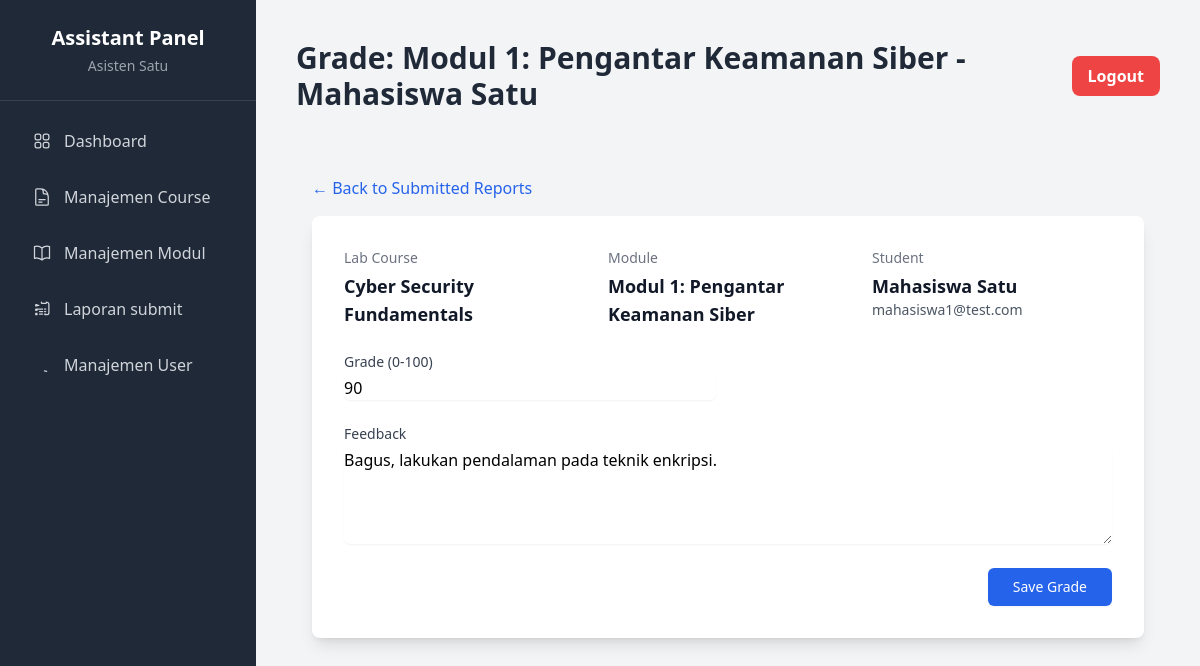
/asisten/report_penilaian.php?id=1 (signed in), run on the app's committed database.
### tables this page shows
CREATE TABLE `laporan_praktikum` (
  `id` int(11) NOT NULL AUTO_INCREMENT,
  `id_modul` int(11) NOT NULL,
  `id_mahasiswa` int(11) NOT NULL,
  `nama_file_laporan` varchar(255) DEFAULT NULL,
  `path_file_laporan` varchar(255) DEFAULT NULL,
  `nilai` int(3) DEFAULT NULL,
  `feedback` text DEFAULT NULL,
  `tanggal_kumpul` timestamp NOT NULL DEFAULT current_timestamp(),
  `tanggal_dinilai` timestamp NULL DEFAULT NULL,
  PRIMARY KEY (`id`),
  FOREIGN KEY (`id_modul`) REFERENCES `modul`(`id`) ON DELETE CASCADE,
  FOREIGN KEY (`id_mahasiswa`) REFERENCES `users`(`id`) ON DELETE CASCADE
);

CREATE TABLE `mata_praktikum` (
  `id` int(11) NOT NULL AUTO_INCREMENT,
  `nama_praktikum` varchar(255) NOT NULL,
  `deskripsi` text DEFAULT NULL,
  PRIMARY KEY (`id`)
);

CREATE TABLE `modul` (
  `id` int(11) NOT NULL AUTO_INCREMENT,
  `id_praktikum` int(11) NOT NULL,
  `nama_modul` varchar(255) NOT NULL,
  `nama_file_materi` varchar(255) DEFAULT NULL,
  `path_file_materi` varchar(255) DEFAULT NULL,
  PRIMARY KEY (`id`),
  FOREIGN KEY (`id_praktikum`) REFERENCES `mata_praktikum`(`id`) ON DELETE CASCADE
);

CREATE TABLE `users` (
  `id` int(11) NOT NULL AUTO_INCREMENT,
  `nama` varchar(100) NOT NULL,
  `email` varchar(100) NOT NULL,
  `password` varchar(255) NOT NULL,
  `role` enum('mahasiswa','asisten') NOT NULL,
  `created_at` timestamp NOT NULL DEFAULT current_timestamp(),
  PRIMARY KEY (`id`),
  UNIQUE KEY `email` (`email`)
);

### asisten/report_penilaian.php (the view, shortened to what this page needs)
<?php
require_once '../config.php';
require_once 'templates/header.php';
$id_laporan = isset($_GET['id']) ? (int)$_GET['id'] : 0;
$sql_laporan = "SELECT lp.*, u.nama AS nama_mahasiswa, u.email AS email_mahasiswa,
                       m.nama_modul, mp.nama_praktikum
                FROM laporan_praktikum lp
                JOIN users u ON lp.id_mahasiswa = u.id
                JOIN modul m ON lp.id_modul = m.id
                JOIN mata_praktikum mp ON m.id_praktikum = mp.id
                WHERE lp.id = ?";
$stmt_laporan = $conn->prepare($sql_laporan);
$stmt_laporan->bind_param("i", $id_laporan);
$stmt_laporan->execute();
$laporan = $stmt_laporan->get_result()->fetch_assoc();
?>
<div class="container mx-auto px-4 py-8">
    <div class="mb-4">
        <a href="submitted_reports.php" class="text-blue-600 hover:text-blue-800 hover:underline">&larr; Back to Submitted Reports</a>
    </div>
    <div class="bg-white shadow-lg rounded-lg p-6 md:p-8">
        <div class="grid grid-cols-1 md:grid-cols-3 gap-6 mb-6">
            <div>
                <h3 class="text-sm font-medium text-gray-500">Lab Course</h3>
                <p class="mt-1 text-lg font-semibold text-gray-900"><?php echo htmlspecialchars($laporan['nama_praktikum']); ?></p>
            </div>
            <div>
                <h3 class="text-sm font-medium text-gray-500">Module</h3>
                <p class="mt-1 text-lg font-semibold text-gray-900"><?php echo htmlspecialchars($laporan['nama_modul']); ?></p>
            </div>
            <div>
                <h3 class="text-sm font-medium text-gray-500">Student</h3>
                <p class="mt-1 text-lg font-semibold text-gray-900"><?php echo htmlspecialchars($laporan['nama_mahasiswa']); ?></p>
                <p class="text-sm text-gray-600"><?php echo htmlspecialchars($laporan['email_mahasiswa']); ?></p>
            </div>
        </div>
        <form action="report_penilaian.php?id=<?php echo $id_laporan; ?>" method="post">
            <div class="grid grid-cols-1 md:grid-cols-2 gap-6">
                <div>
                    <label for="nilai" class="block text-sm font-medium text-gray-700">Grade (0-100)</label>
                    <input type="number" name="nilai" id="nilai" min="0" max="100" step="1" value="<?php echo htmlspecialchars($laporan['nilai'] ?? ''); ?>" class="mt-1 block w-full border-gray-300 rounded-md shadow-sm focus:ring-indigo-500 focus:border-indigo-500" required>
                </div>
                <div class="md:col-span-2">
                    <label for="feedback" class="block text-sm font-medium text-gray-700">Feedback</label>
                    <textarea id="feedback" name="feedback" rows="4" class="mt-1 block w-full border-gray-300 rounded-md shadow-sm focus:ring-indigo-500 focus:border-indigo-500"><?php echo htmlspecialchars($laporan['feedback'] ?? ''); ?></textarea>
                </div>
            </div>
            <div class="mt-6 text-right">
                <button type="submit" name="simpan_nilai" class="inline-flex justify-center py-2 px-6 border border-transparent shadow-sm text-sm font-medium rounded-md text-white bg-blue-600 hover:bg-blue-700 focus:outline-none focus:ring-2 focus:ring-offset-2 focus:ring-blue-500">
                    Save Grade
                </button>
            </div>
        </form>
    </div>
</div>

### data on the page
laporan_praktikum: mata_praktikum.nama_praktikum "Cyber Security Fundamentals", id_modul.nama_modul "Modul 1: Pengantar Keamanan Siber", id_mahasiswa.nama "Mahasiswa Satu", id_mahasiswa.email "mahasiswa1@test.com", nilai "90", feedback "Bagus, lakukan pendalaman pada teknik enkripsi."

### other printed values
$_SESSION['nama'] "Asisten Satu"
